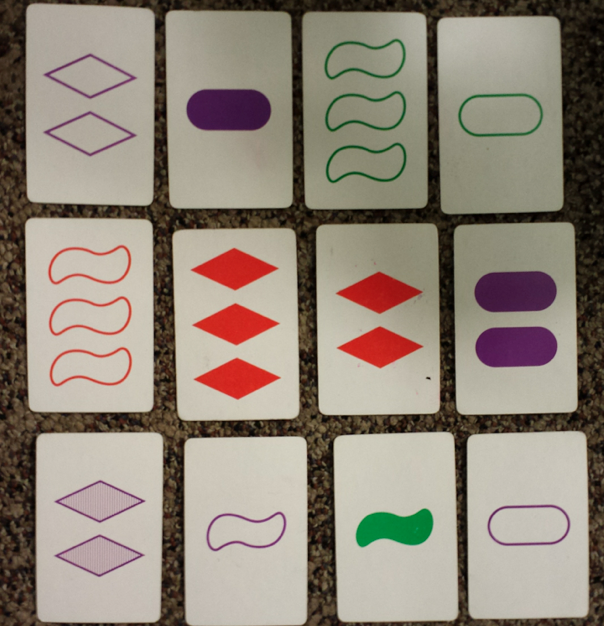
#> input picture data/setcards.jpg, 604 x 626 px, found by its file name
$ python settest2.py   (Python 2 division)
#> lines starting #> are read from the running program, lines starting #| are printed output that depends on the picture
import cv
import cv2
import math
import numpy as np
import scipy.spatial

cv2.namedWindow("w1", cv.CV_WINDOW_AUTOSIZE)

cards = cv2.imread('setcards.jpg')
#> cards is the input picture: shape (626, 604, 3); mean B, G, R 120.7, 133.4, 144.4
blank = np.zeros(cards.shape)
CARD_DIMENSIONS = (50, 50)


# Playing card
# corners = np.float32([
#     (63, 74),
#     (161, 32),
#     (271, 143),
#     (151, 218)
# ])

# Triple diamond
# corners = np.float32([
#     (171, 231),
#     (297, 229),
#     (299, 420),
#     (177, 421)
# ])

# Purple squiggle
corners = np.float32([
    (185, 437),
    (306, 436),
    (306, 626),
    (184, 626)
])

target_corners = np.float32([
    (0, 0),
    (CARD_DIMENSIONS[0], 0),
    (CARD_DIMENSIONS[0], CARD_DIMENSIONS[1]),
    (0, CARD_DIMENSIONS[1])
])

m, mask = cv2.findHomography(corners, target_corners)

skew = cv2.warpPerspective(cards, m, CARD_DIMENSIONS)
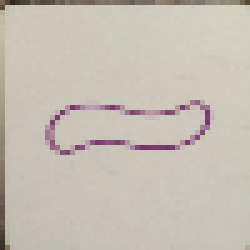
#> skew: shape (50, 50, 3) (shown 5 times larger); mean B, G, R 180.8, 191.4, 198.3

y,x,depth = skew.shape
#> y = 50; x = 50; depth = 3
print y,x
#| 50 50

BLACK = [0,0,0]
WHITE = [255,255,255]
CARDWHITE = [201,194,178]
RED = [208,38,31]
GREEN = [0,137,66]
PURPLE = [69,24,70]
colors = [BLACK, WHITE, CARDWHITE, RED, GREEN, PURPLE]
color_counts = [0] * len(colors) # black,white,cardwhite, orange, green, purple
for i in xrange(y):
    for j in xrange(x):
        color = list(reversed(skew[i,j,:]))
        dists = scipy.spatial.distance.cdist([color], colors)
        if np.min(dists) < 50:
            color_counts[np.argmin(dists)] += 1
#> after the loop, color_counts = [0, 0, 2344, 0, 0, 9]

print color, color_counts
#| [177, 171, 151] [0, 0, 2344, 0, 0, 9]


# cv2.imshow("w1", skew)

# raw_input()
